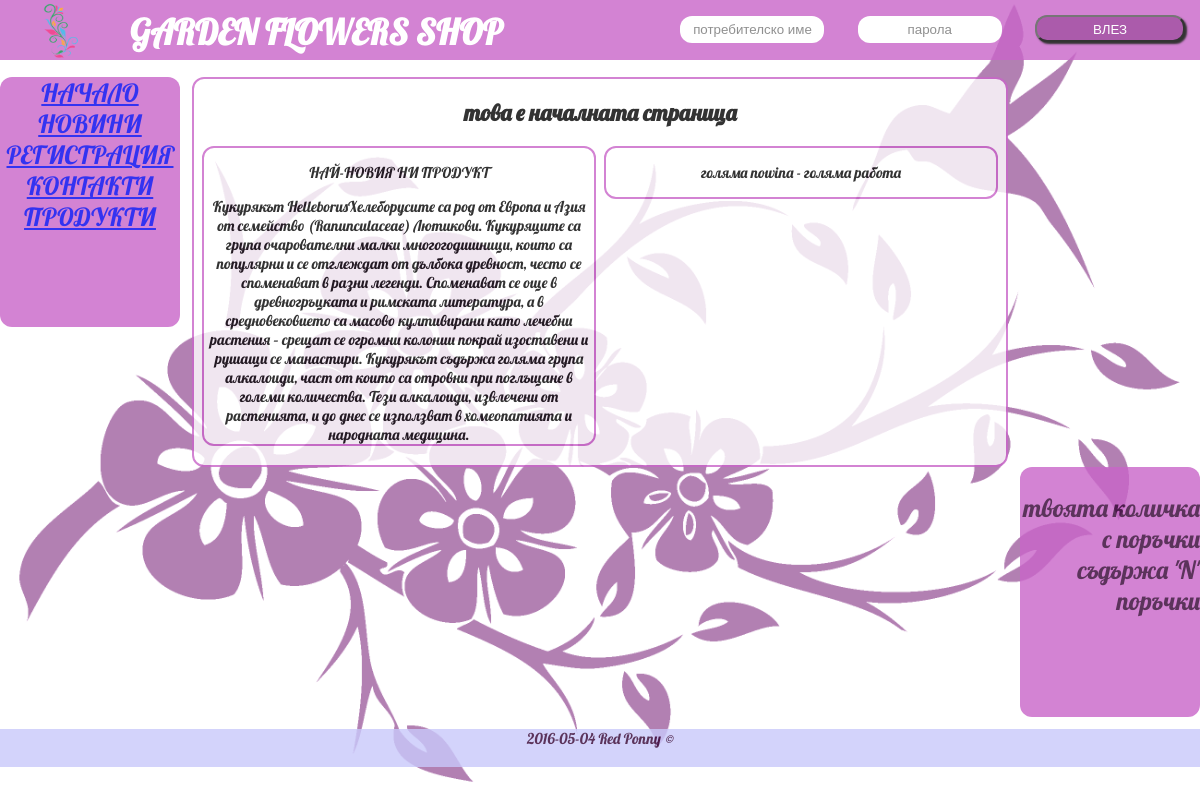
The page / on the database its author committed.
### tables this page shows
CREATE TABLE IF NOT EXISTS `products` (
  `id` int(11) NOT NULL AUTO_INCREMENT,
  `name` varchar(50) NOT NULL,
  `latin_name` varchar(100) NOT NULL,
  `description` text NOT NULL,
  `pics` text NOT NULL,
  `date` timestamp NOT NULL DEFAULT CURRENT_TIMESTAMP,
  `price` float NOT NULL,
  `quantity` varchar(250) NOT NULL,
  `sell_pcs` varchar(250) NOT NULL,
  PRIMARY KEY (`id`)
);

### db.php (called while the page is built, shortened)
<?php
$link=mysqli_connect('localhost', 'asad', 'asad');
function show_query($query3){
	global $link;
	$result = mysqli_query($link, $query3);
	$rows3 = mysqli_fetch_array($result);
	return $rows3;
}
?>

### index.php (the view, shortened to what this page needs)
<?php
include "db.php";
include "header.php";
?>
<div class="all">
<?php
require_once("leftmenu.php");
?>
<div id='main'>
<?php
if(isset($_GET["pid"])){
$tok = $_GET["pid"];
include($tok);}
else { ?>
	<h2>това е началната страница</h2>
	<div id="product">
	<p>НАЙ-НОВИЯ НИ ПРОДУКТ</p>
<?php
$query3="SELECT * FROM `products` ORDER BY `products`.`date` DESC LIMIT 1";
$rows3=show_query($query3);
echo $rows3['name'] . $rows3['latin_name']. $rows3['description'];
?>
	</div>
	<div id="news">
	<p>голямa nowina - голяма работа</p>
	</div>
<br style="clear:both"/><br style="clear:both"/>
<?php
}
?>
</div>
<div id='right_menu'>
<p>твоята количка с поръчки съдържа 'N' поръчки<p>
</div>
</div>
<br style="clear:both"/>
<?php
require_once("footer.php");
?>

### header.php (shortened to what this page needs)
<!DOCTYPE html>
<html>
<head>
	<link rel="stylesheet" href="css/style.css" type="text/css" charset="utf-8" />
	</head>
<body>
  <form name="frmUser" method="post" action="">
	  <div class="navbar">
	  <div id="navbar-left">
		<img src="for_base/pics/logo.png" id="logo"/>
          <div id="navbar-left"><h1 id="shop_title">GARDEN FLOWERS SHOP</h1>
			</div> </div>
<?php if(!isset($_SESSION["user_name"])){ ?>
		<div id="navbar-right">
			<input type="text" placeholder="потребителско име" id="form-control" name="user_name">
			<input type="password" placeholder="парола" id="form-control" name="password">
			<input type="submit" name="submit" value="ВЛЕЗ" id="login-button">
          </div>
<br style="clear:both"/>
<?php
}
?>
</form>

### leftmenu.php
<div id="left_menu">
<table width="100%">
	<tr> <a href="index.php">НАЧАЛО</a></br></tr>
	<tr> <a href="index.php?pid=news.php">НОВИНИ</a></br></tr>
	<tr> <a href="index.php?pid=register.php">РЕГИСТРАЦИЯ</a></br></tr>
	<tr> <a href="index.php?pid=contacts.php">КОНТАКТИ</a></br></tr>
	<tr> <a href="index.php?pid=products.php">ПРОДУКТИ</a></br></tr>
</table>
</div>

### footer.php
<div id="footer">
    <?php echo date('Y-m-d') ."\n" . "Red Ponny"; ?>
    <em>&copy</em>
<div/>
<br style="clear"/>
        </body>
</html>

### css/style.css (style rules this page uses)
body { background: url(../for_base/pics/background2.png) no-repeat center center fixed; background-size: cover; height:100%; width:100%; margin: 0px; font-size: 15px; padding: 0px; text-align: center; color: rgb(50,0,50); opacity: 0.8; }
#logo { background-color: transparent; height: 60px; }
.navbar { width:100%; background-color:rgb(200,100,200); height: 60px; }
#shop_title { margin-top: 10px; font-size:35px; }
#navbar-right { float:right; }
#navbar-left { float:left; color: white; }
#logo { float:left; width:100px; margin-right:20px; margin-left:10px; }
#login-button { text-align: center; padding: 5px 5px; color: white; width: 150px; height: 27px; background-color: rgb(150,50,150); margin: 15px; border-radius: 12px; box-shadow: 2px 2px 2px black; }
#left_menu { float:left; text-align: center; background-color:rgb(200,100,200); width: 15%; height: 250px; margin-left: 0px; margin-top: 0%; font-size: 25px; border-radius: 12px; }
#main { float:left; color: black; padding: 0px; text-align: center; background-color:white; height: 95%; width: 67.7%; margin-left: 1%; margin-top: 0%; font-size: 15px; border: 2px solid rgb(200,100,200); border-radius: 12px; }
#product,#news { float:left; color: black; padding: 0px; text-align: center; background-color:white; height: 30%; width: 48%; margin-left: 1%; margin-top: 0%; font-size: 15px; border: 2px solid rgb(200,100,200); border-radius: 12px; }
#right_menu { float:right; text-align: right; background-color:rgb(200,100,200); width: 15%; height: 250px; margin-left: 1%; margin-top: 0%; font-size: 25px; border-radius: 12px; }
#form-control { text-align: center; color: rgb(30,0,30); width: 140px; height: 25px; background-color: white; margin: 15px; border: 0px; border-radius: 12px; }
#footer { margin-top:1%; background-color:rgb(200,200,250); color: rgb(50,0,50); }

### header.php (style rules this page uses)
body { font-family:'Conv_Lobster-Regular'; }

### rows shown on the page
products: name "Кукурякът", latin_name "Helleborus", description "Хелеборусите са род от Европа и Азия от семейство (Ranunculaceae) Лютикови. Кукуряците са група очарователни малки многогодишници, които са популярни и се отглеждат от дълбока древност, често се споменават в разни легенди. Споменават се още в древногръцката и римската литература, а в средновековието са масово култивирани като лечебни растения – срещат се огромни колонии покрай изоставени и рушащи се манастири. Кукурякът съдържа голяма група алкалоиди, част от които са отровни при поглъщане в големи количества. Тези алкалоиди, извлечени от растенията, и до днес се използват в хомеопатията и народната медицина."
